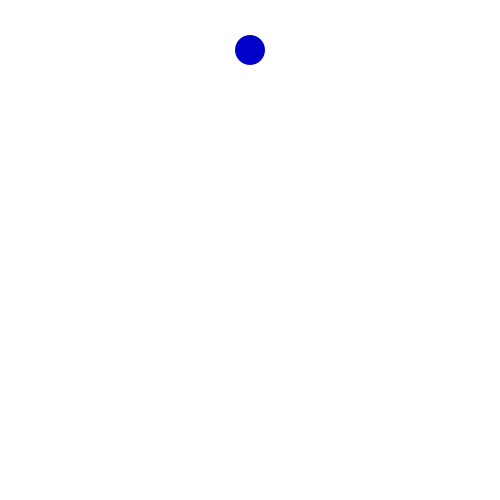
Frame 1 (no input)
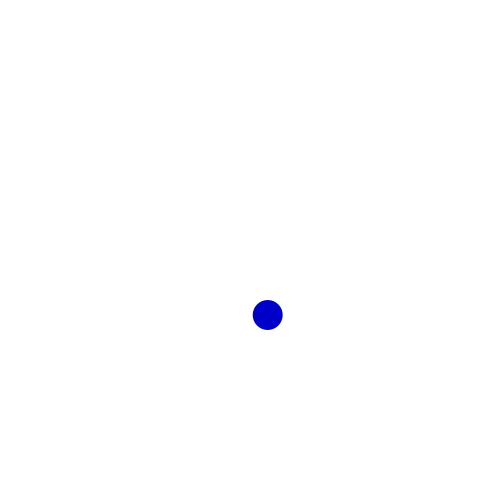
Frame 60 (the mouse pressed at the canvas centre just before this capture)
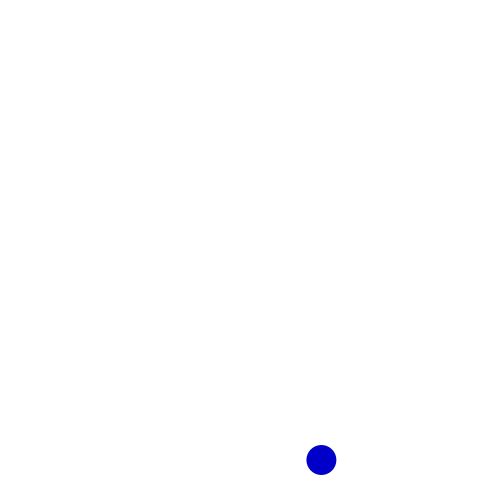
Frame 120 (the mouse held since frame 60 and released just before this capture)

The Processing sketch that drew these frames (run headless with seeded random() and noise(); from frame 60 on, the mouse is pressed at the canvas centre):

// Processing sketch: vectors
// ── vectors.pde
PVector pos;
PVector speed;
PVector acc;
PVector wind;

void setup() {
  size(500,500);
  pos = new PVector(width/2, 50);
  speed = new PVector(0,0);
  acc = new PVector(0,0.5);
  wind = new PVector(0.01,0);
}

void draw() {
  background(255);
  noStroke();
  fill(0,0,200);
  ellipse(pos.x, pos.y, 30, 30);
  speed.add(acc);
  speed.add(wind);  
  pos.add(speed);
  
  if (pos.y > height) {
    PVector b = new PVector(0, -10);
    speed.add(b);
  } 
}
